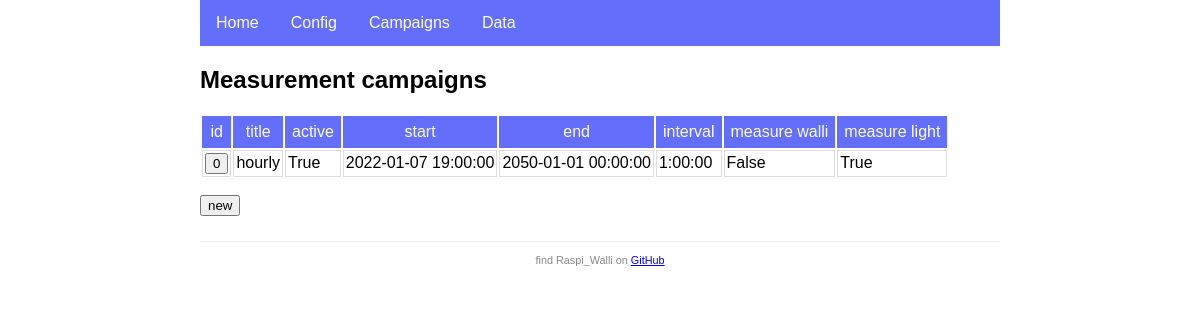
Page /campaigns/ on the earlier database version.
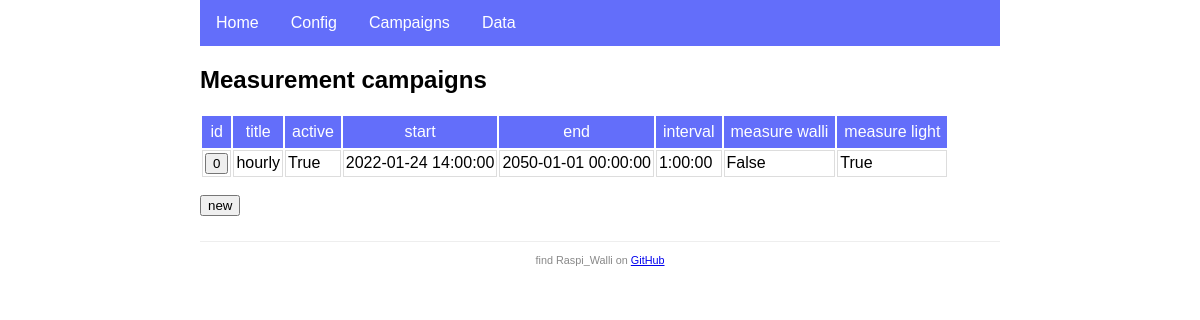
Same page on the later database version.
### app.py (models this page shows, shortened)
class Campaign(db.Model):
    id = db.Column(db.Integer, primary_key=True)
    title = db.Column(db.String(120), nullable=False)
    is_active = db.Column(db.Boolean, default=True)
    start = db.Column(db.DateTime, nullable=False)
    end = db.Column(db.DateTime, nullable=False)
    previous = db.Column(db.DateTime)
    interval = db.Column(db.Interval, nullable=False)
    measure_walli = db.Column(db.Boolean, default=True)
    measure_light = db.Column(db.Boolean, default=True)
    walli_stats = db.relationship('WalliStat', backref='campaign', lazy=True, cascade="all, delete")
    lux_values = db.relationship('LuxValue', backref='campaign', lazy=True, cascade="all, delete")

### app.py (the view)
@app.route('/campaigns/')
def campaigns():
    campaigns = db.session.query(Campaign).all()
    return render_template('campaigns.html', campaigns=campaigns)

### templates/campaigns.html
{% extends 'base.html' %}
{% block content %}
<h2>Measurement campaigns</h2>
<table>
    <thead>
        <tr>
            <th>id</th>
            <th>title</th>
            <th>active</th>
            <th>start</th>
            <th>end</th>
            <th>interval</th>
            <th>measure walli</th>
            <th>measure light</th>
        </tr>
    </thead>
    <tbody>
        {% for cpn in campaigns %}
        <tr>
            <td>
                <a href="edit/{{cpn.id}}/" title="click to edit campaign {{cpn.id}}">
                    <button type="button">{{cpn.id}}</button>
                </a>
            </td>
            <td>{{cpn.title}}</td>
            <td>{{cpn.is_active}}</td>
            <td>{{cpn.start}}</td>
            <td>{{cpn.end}}</td>
            <td>{{cpn.interval}}</td>
            <td>{{cpn.measure_walli}}</td>
            <td>{{cpn.measure_light}}</td>
        </tr>
        {% endfor %}
    </tbody>
</table>
<p>
    <a href="edit">
        <button type="button" title="create a new campaign">new</button>
    </a>
</p>
{% endblock %}

### templates/base.html (shortened to what this page needs)
<!DOCTYPE html>
<html>
<head>
    <link rel="stylesheet" type="text/css" href="{{ url_for('static', filename='style.css' ) }}">
</head>
<body>
<nav>
    <ul>
        <li><a href="{{ url_for('home') }}">Home</a></li>
        <li><a href="{{ url_for('config') }}">Config</a></li>
        <li><a href="{{ url_for('campaigns') }}">Campaigns</a></li>
        <li><a href="{{ url_for('data') }}">Data</a></li>
    </ul>
</nav>
<main>
    {% block content %}{% endblock %}
</main>
<footer>
    <small> find Raspi_Walli on
        <a href="https://github.com/munich-ml/raspi_walli/">GitHub</a>
    </small>
</footer>
</body>
</html>

### static/style.css (style rules this page uses)
* { font-family: Arial, Helvetica, sans-serif; }
body { margin: auto; width: 800px; }
nav ul { list-style-type: none; margin: 0; padding: 0; overflow: hidden; background-color: rgb(99, 110, 250); }
nav li { float: left; }
nav li a { display: block; color: white; text-align: center; padding: 14px 16px; text-decoration: none; }
main { padding: 0; }
footer { font-size: 13px; color: #888; border-top: 1px solid #eee; margin-top: 25px; text-align: center; padding: 10px; }
th { border: 0px; padding: 7px; font-weight: normal; text-align: center; color: white; background-color: rgb(99, 110, 250); }
td { border: 1px solid #ddd; padding: 2px; text-align: left; }

Differences in the rows shown:
changed Campaign "hourly": start "2022-01-07 19:00:00" → "2022-01-24 14:00:00"
